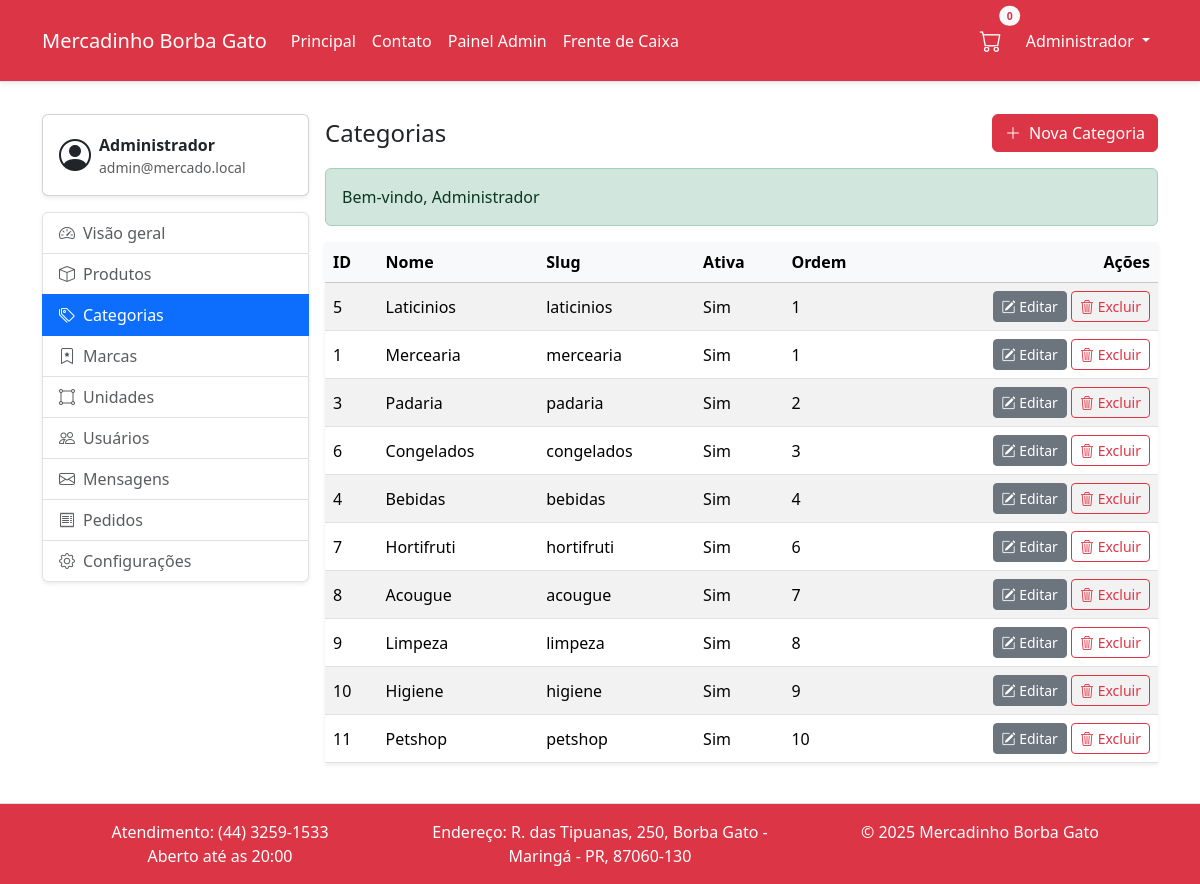
/public/admin/categorias (signed in), run on the app's committed database.
### tables this page shows
CREATE TABLE `categoria` (
  `id` int NOT NULL AUTO_INCREMENT,
  `nome` varchar(120) NOT NULL,
  `slug` varchar(140) NOT NULL,
  `ativa` tinyint(1) NOT NULL DEFAULT '1',
  `ordem` int DEFAULT NULL,
  PRIMARY KEY (`id`),
  UNIQUE KEY `uq_categoria_slug` (`slug`),
  KEY `idx_categoria_ativa` (`ativa`,`ordem`)
);

### App/Core/View.php (called while the page is built, shortened)
<?php
final class View
{
    private string $basePath;
    public function __construct()
    {
        $bp = realpath(__DIR__ . '/../Views');
        $this->basePath = $bp !== false ? $bp : (__DIR__ . '/../Views');
    }
    public function render(string $template, array $data = []): void
    {
        $rel = str_replace(['.', ':'], DIRECTORY_SEPARATOR, $template) . '.php';
        $file = $this->basePath . DIRECTORY_SEPARATOR . $rel;
        extract($data, EXTR_SKIP);
        require $file;
    }
}

### App/Core/Controller.php (called while the page is built, shortened)
<?php
abstract class Controller
{
    protected View $view;
    public function __construct()
    {
        $this->view = new View();
    }
    protected function render(string $template, array $data = []): void
    {
        $this->view->render($template, $data);
    }
}

### App/Controllers/Admin/CategoriaController.php (called while the page is built, shortened)
<?php declare(strict_types=1);
final class CategoriaController extends BaseAdminController
{
    public function index(): void
    {
        $dao = new CategoriaDAO(Database::getConnection());
        $categorias = $dao->all();
        $this->render('admin/categorias/index', ['title'=>'Categorias','categorias'=>$categorias]);
    }
}

### public/index.php (called while the page is built, shortened)
<?php
$router = new Router();
$method = $_SERVER['REQUEST_METHOD'] ?? 'GET';
$uri    = parse_url($_SERVER['REQUEST_URI'] ?? '/', PHP_URL_PATH) ?? '/';
$scriptName = str_replace('\\', '/', $_SERVER['SCRIPT_NAME'] ?? '');
$scriptDir  = rtrim(str_replace('\\', '/', dirname($scriptName)), '/');
$path = $uri;
if ($scriptName && strpos($path, $scriptName) === 0) {
    $path = substr($path, strlen($scriptName));
}
elseif ($scriptDir && $scriptDir !== '' && $scriptDir !== '/' && strpos($path, $scriptDir) === 0) {
    $path = substr($path, strlen($scriptDir));
}
$path = '/' . ltrim($path, '/');
$router->dispatch($method, $path);

### App/Core/Url.php (called while the page is built, shortened)
<?php declare(strict_types=1);
final class Url
{
    private static function base(): string
    {
        $script = $_SERVER['SCRIPT_NAME'] ?? '';
        $base = rtrim(str_replace('\\','/', dirname($script)), '/');
        return $base;
    }
    public static function to(string $path): string
    {
        $p = str_starts_with($path, '/') ? $path : '/' . $path;
        $base = self::base();
        return $base . $p;
    }
}

### App/Core/Flash.php (called while the page is built, shortened)
<?php declare(strict_types=1);
final class Flash
{
    public static function get(string $key): ?string
    {
        if (!isset($_SESSION['flash'][$key])) return null;
        $m = $_SESSION['flash'][$key];
        return $m;
    }
}

### App/DAO/Database.php (called while the page is built, shortened)
<?php
final class Database
{
    private static ?PDO $pdo = null;
    public static function getConnection(): PDO
    {
        if (self::$pdo === null) {
            $host = $_ENV['DB_HOST'] ?? $_ENV['MYSQLHOST'] ?? '127.0.0.1';
            $port = $_ENV['DB_PORT'] ?? $_ENV['MYSQLPORT'] ?? '3306';
            $database = $_ENV['DB_NAME'] ?? $_ENV['DB_DATABASE'] ?? $_ENV['MYSQLDATABASE'] ?? 'mercadinho';
            $user = $_ENV['DB_USER'] ?? $_ENV['DB_USERNAME'] ?? $_ENV['MYSQLUSER'] ?? 'root';
            $pass = $_ENV['DB_PASS'] ?? $_ENV['DB_PASSWORD'] ?? $_ENV['MYSQLPASSWORD'] ?? '';
            $dsn = sprintf('mysql:host=%s;port=%s;dbname=%s;charset=utf8mb4', $host, $port, $database);
            self::$pdo = new PDO($dsn, $user, $pass, [
                PDO::ATTR_ERRMODE => PDO::ERRMODE_EXCEPTION,
                PDO::ATTR_DEFAULT_FETCH_MODE => PDO::FETCH_ASSOC,
                PDO::ATTR_EMULATE_PREPARES => false,
            ]);
        }
        return self::$pdo;
    }
}

### App/DAO/CategoriaDAO.php (called while the page is built, shortened)
<?php
final class CategoriaDAO
{
    public function all(): array
    {
        $stmt = $this->pdo->query('SELECT * FROM categoria ORDER BY ordem IS NULL, ordem, nome');
        $rows = $stmt->fetchAll(PDO::FETCH_ASSOC);
        $out = [];
        foreach ($rows as $r) {
            $out[] = new Categoria(
                (int)$r['id'],
                (string)$r['nome'],
                (string)$r['slug'],
                (int)$r['ativa'],
                isset($r['ordem']) ? (int)$r['ordem'] : null
            );
        }
        return $out;
    }
}

### App/Views/admin/categorias/index.php (the view, shortened to what this page needs)
<!doctype html>
<html lang="pt-br">
<head>
  <link rel="stylesheet" href="<?= \App\Core\Url::to('/assets/css/bootstrap.min.css') ?>"/>
  <link href="https://cdn.jsdelivr.net/npm/bootstrap-icons@1.10.5/font/bootstrap-icons.css" rel="stylesheet"/>
  <link rel="stylesheet" href="<?= \App\Core\Url::to('/assets/site/css/style.css') ?>"/>
</head>
<body>
<div class="d-flex flex-column wrapper">
  <?php require __DIR__ . '/../../partials/navbar.php'; ?>
  <main class="flex-fill">
    <div class="container py-3">
      <div class="row g-3">
        <div class="col-12 col-lg-3">
          <?php require __DIR__ . '/../../partials/admin-sidebar.php'; ?>
        </div>
        <div class="col-12 col-lg-9">
          <div class="d-flex align-items-center justify-content-between mb-3">
            <h1 class="h4 mb-0">Categorias</h1>
            <a class="btn btn-danger" href="<?= \App\Core\Url::to('/admin/categorias/criar') ?>">
              <i class="bi bi-plus-lg me-1"></i> Nova Categoria
            </a>
          </div>
          <?php if ($m = \App\Core\Flash::get('success')): ?>
            <div class="alert alert-success"><?= htmlspecialchars($m) ?></div>
          <?php endif; ?>
          <div class="table-responsive shadow-sm">
            <table class="table table-striped align-middle mb-0">
              <thead class="table-light">
                <tr>
                  <th>ID</th><th>Nome</th><th>Slug</th><th>Ativa</th><th>Ordem</th><th class="text-end">Ações</th>
                </tr>
              </thead>
              <tbody>
              <?php foreach (($categorias ?? []) as $c): ?>
                <tr>
                  <td><?= (int)$c->id ?></td>
                  <td><?= htmlspecialchars($c->nome) ?></td>
                  <td><?= htmlspecialchars($c->slug) ?></td>
                  <td><?= $c->ativa ? 'Sim' : 'Não' ?></td>
                  <td><?= $c->ordem === null ? '-' : (int)$c->ordem ?></td>
                  <td class="text-end">
                    <a class="btn btn-sm btn-secondary" href="<?= \App\Core\Url::to('/admin/categorias/editar') . '?id=' . (int)$c->id ?>">
                      <i class="bi bi-pencil-square"></i> Editar
                    </a>
                    <form method="post" action="<?= \App\Core\Url::to('/admin/categorias/excluir') ?>" class="d-inline" onsubmit="return confirm('Excluir?')">
                      <button class="btn btn-sm btn-outline-danger">
                        <i class="bi bi-trash3"></i> Excluir
                      </button>
                    </form>
                  </td>
                </tr>
              <?php endforeach; ?>
              </tbody>
            </table>
          </div>
        </div>
      </div>
    </div>
  </main>
  <?php require __DIR__ . '/../../partials/footer.php'; ?>
</div>
</body>
</html>

### public/assets/site/css/style.css (style rules this page uses)
body { min-width: 372px; }
.wrapper { min-height: 100vh; }

### data on the page
categoria: id "5", nome "Laticinios", slug "laticinios", ativa "Sim", ordem "1"
categoria: id "1", nome "Mercearia", slug "mercearia", ativa "Sim", ordem "1"
categoria: id "3", nome "Padaria", slug "padaria", ativa "Sim", ordem "2"
categoria: id "6", nome "Congelados", slug "congelados", ativa "Sim", ordem "3"
categoria: id "4", nome "Bebidas", slug "bebidas", ativa "Sim", ordem "4"
categoria: id "7", nome "Hortifruti", slug "hortifruti", ativa "Sim", ordem "6"
categoria: id "8", nome "Acougue", slug "acougue", ativa "Sim", ordem "7"
categoria: id "9", nome "Limpeza", slug "limpeza", ativa "Sim", ordem "8"
categoria: id "10", nome "Higiene", slug "higiene", ativa "Sim", ordem "9"
categoria: id "11", nome "Petshop", slug "petshop", ativa "Sim", ordem "10"

### other printed values
$cartCount "0"
$u['nome'] "Administrador"
$nome "Administrador"
$email "admin@mercado.local"
$m "Bem-vindo, Administrador"
